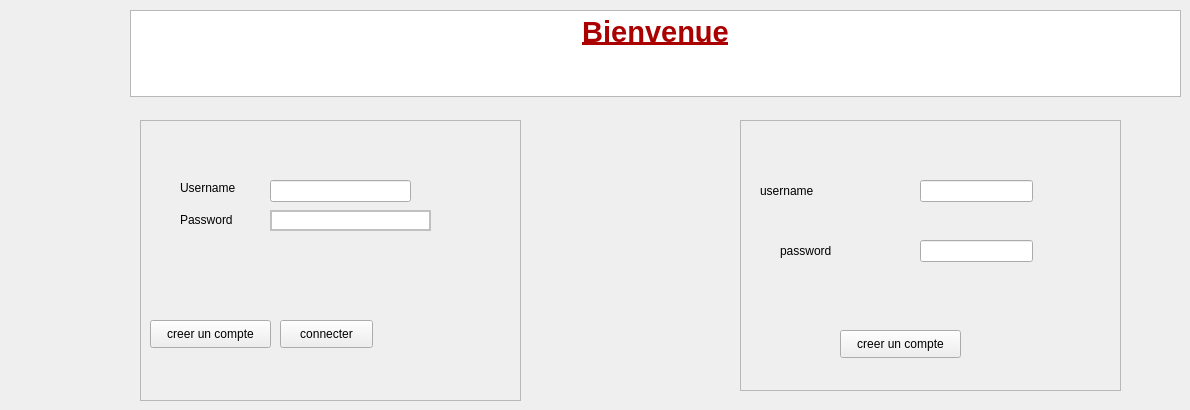
    <widget class="QWidget" name="page_3">
     <widget class="QFrame" name="frame">
      <property name="geometry">
       <rect>
        <x>740</x>
        <y>120</y>
        <width>381</width>
        <height>271</height>
       </rect>
      </property>
      <property name="frameShape">
       <enum>QFrame::StyledPanel</enum>
      </property>
      <property name="frameShadow">
       <enum>QFrame::Raised</enum>
      </property>
      <widget class="QPushButton" name="pushButton_6">
       <property name="geometry">
        <rect>
         <x>100</x>
         <y>210</y>
         <width>121</width>
         <height>28</height>
        </rect>
       </property>
       <property name="text">
        <string>creer un compte</string>
       </property>
      </widget>
      <widget class="QLineEdit" name="lineEdit_username_2">
       <property name="geometry">
        <rect>
         <x>180</x>
         <y>120</y>
         <width>113</width>
         <height>22</height>
        </rect>
       </property>
       <property name="echoMode">
        <enum>QLineEdit::Password</enum>
       </property>
      </widget>
      <widget class="QLabel" name="label_Name_3">
       <property name="geometry">
        <rect>
         <x>20</x>
         <y>60</y>
         <width>111</width>
         <height>21</height>
        </rect>
       </property>
       <property name="font">
        <font>
         <family>Arial</family>
         <weight>50</weight>
         <bold>false</bold>
        </font>
       </property>
       <property name="text">
        <string>username</string>
       </property>
      </widget>
      <widget class="QLabel" name="label_Name_4">
       <property name="geometry">
        <rect>
         <x>40</x>
         <y>120</y>
         <width>91</width>
         <height>21</height>
        </rect>
       </property>
       <property name="font">
        <font>
         <family>Arial</family>
         <weight>50</weight>
         <bold>false</bold>
        </font>
       </property>
       <property name="text">
        <string>password</string>
       </property>
      </widget>
      <widget class="QLineEdit" name="lineEdit_password_2">
       <property name="geometry">
        <rect>
         <x>180</x>
         <y>60</y>
         <width>113</width>
         <height>22</height>
        </rect>
       </property>
      </widget>
     </widget>
     <widget class="QFrame" name="frame_2">
      <property name="geometry">
       <rect>
        <x>140</x>
        <y>120</y>
        <width>381</width>
        <height>281</height>
       </rect>
      </property>
      <property name="frameShape">
       <enum>QFrame::StyledPanel</enum>
      </property>
      <property name="frameShadow">
       <enum>QFrame::Raised</enum>
      </property>
      <widget class="QLabel" name="label_95">
       <property name="geometry">
        <rect>
         <x>40</x>
         <y>90</y>
         <width>71</width>
         <height>20</height>
        </rect>
       </property>
       <property name="text">
        <string>Password</string>
       </property>
      </widget>
      <widget class="QLabel" name="label_96">
       <property name="geometry">
        <rect>
         <x>40</x>
         <y>60</y>
         <width>71</width>
         <height>16</height>
        </rect>
       </property>
       <property name="text">
        <string>Username</string>
       </property>
      </widget>
      <widget class="QLineEdit" name="lineEdit_Password">
       <property name="geometry">
        <rect>
         <x>130</x>
         <y>90</y>
         <width>161</width>
         <height>21</height>
        </rect>
       </property>
       <property name="styleSheet">
        <string notr="true">border-width: 2px;
border-style: solid;
border-color: silver;</string>
       </property>
       <property name="echoMode">
        <enum>QLineEdit::Password</enum>
       </property>
      </widget>
      <widget class="QPushButton" name="logiin">
       <property name="geometry">
        <rect>
         <x>140</x>
         <y>200</y>
         <width>93</width>
         <height>28</height>
        </rect>
       </property>
       <property name="styleSheet">
        <string notr="true"/>
       </property>
       <property name="text">
        <string>connecter</string>
       </property>
      </widget>
      <widget class="QLineEdit" name="lineEdit_Username">
       <property name="geometry">
        <rect>
         <x>130</x>
         <y>60</y>
         <width>141</width>
         <height>22</height>
        </rect>
       </property>
      </widget>
      <widget class="QPushButton" name="pushButton_31">
       <property name="geometry">
        <rect>
         <x>10</x>
         <y>200</y>
         <width>121</width>
         <height>28</height>
        </rect>
       </property>
       <property name="text">
        <string>creer un compte</string>
       </property>
      </widget>
     </widget>
     <widget class="QTextEdit" name="textEdit">
      <property name="geometry">
       <rect>
        <x>130</x>
        <y>10</y>
        <width>1051</width>
        <height>87</height>
       </rect>
      </property>
      <property name="html">
       <string>&lt;!DOCTYPE HTML PUBLIC &quot;-//W3C//DTD HTML 4.0//EN&quot; &quot;http://www.w3.org/TR/REC-html40/strict.dtd&quot;&gt;
&lt;html&gt;&lt;head&gt;&lt;meta name=&quot;qrichtext&quot; content=&quot;1&quot; /&gt;&lt;style type=&quot;text/css&quot;&gt;
p, li { white-space: pre-wrap; }
&lt;/style&gt;&lt;/head&gt;&lt;body style=&quot; font-family:'MS Shell Dlg 2'; font-size:7.8pt; font-weight:400; font-style:normal;&quot;&gt;
&lt;p align=&quot;center&quot; style=&quot; margin-top:0px; margin-bottom:0px; margin-left:0px; margin-right:0px; -qt-block-indent:0; text-indent:0px;&quot;&gt;&lt;span style=&quot; font-family:'MS Shell Dlg 2'; font-size:22pt; font-weight:600; text-decoration: underline; color:#aa0000;&quot;&gt;Bienvenue&lt;/span&gt;&lt;/p&gt;
&lt;p align=&quot;center&quot; style=&quot; margin-top:0px; margin-bottom:0px; margin-left:0px; margin-right:0px; -qt-block-indent:0; text-indent:0px;&quot;&gt;&lt;span style=&quot; font-family:'MS Shell Dlg 2'; font-size:12pt; font-style:italic; color:#ffffff;&quot;&gt;veuillez saisir vos donnees ou creer un compte&lt;/span&gt;&lt;/p&gt;&lt;/body&gt;&lt;/html&gt;</string>
      </property>
     </widget>
    </widget>
